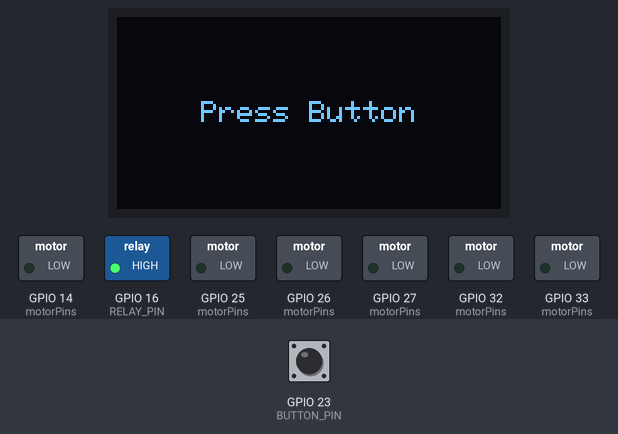
A sketch run on a simulated ESP32. On the bench: 128×64 one-colour display, switched loads named in the sketch (green lamp = pin HIGH). The test bench sets the inputs (shaded band); at power-on: GPIO 23 (BUTTON_PIN) HIGH. WiFi joins after 1.5 s; servers stay silent unless stated; random numbers use the default seed unless the sketch sets one; what the sketch prints to the serial monitor is not drawn.

Above: at 2.7 s.
2.8 s: GPIO 23 (BUTTON_PIN) pulled LOW for 0.15 s
At 3.9 s:
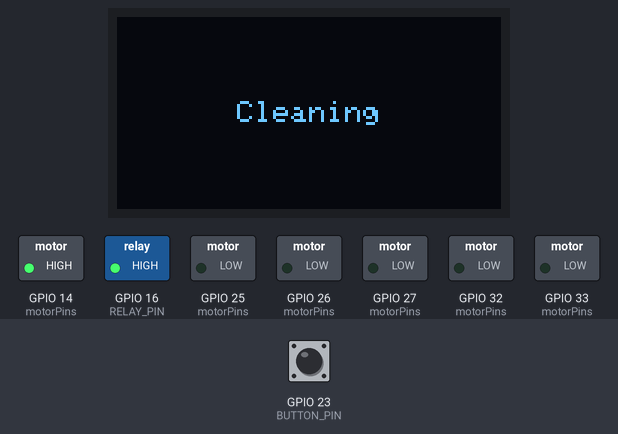
At 15.62 s:
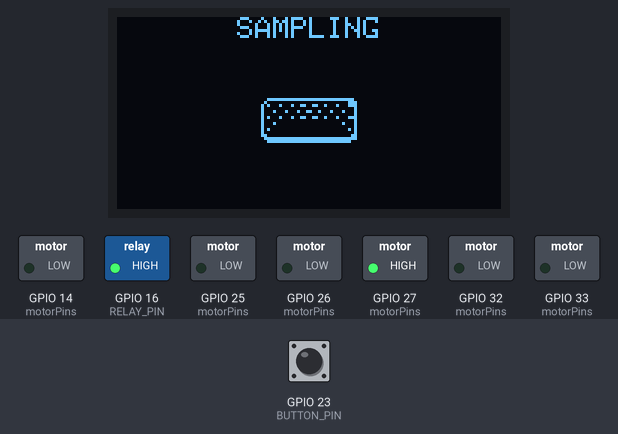
Timing chart, 0 to 16.4 s (numbered marks = the images above; inputs shaded):
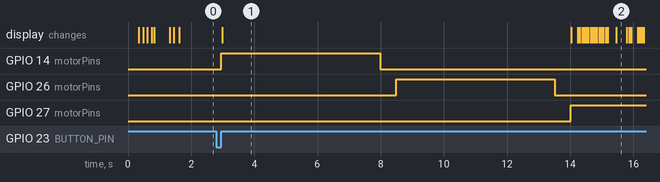

Measured:
- after the input at 2.8 s, GPIO 14 (motorPins): LOW → HIGH after 0.16 s, → LOW 5.0 s later; GPIO 26 (motorPins): LOW → HIGH after 5.7 s, → LOW 5.0 s later; GPIO 27 (motorPins): LOW → HIGH after 11.2 s; the display: changes after 0.19 s (image 1)
- what the display in image 1 shows lasts 11.0 s, from 3.0 s to 14.0 s

The sketch:

nitrate-nitrite-detection.ino
```cpp
#include "macros.h"
#include "secrets.h"
#include "frames.h"
#ifdef USE_ARDUINO_CLOUD
  #include "thingProperties.h"
#endif
#include "init_wifi.h"
#include "motor_control.h"
#include "oled_control.h"
#include "iot_control.h"

#ifdef USE_THINGSPEAK
  bool isRunning = false;
#endif

void setup() {
  Serial.begin(115200);

  // Set random seed using pin 0 so random values are different every time on startup
  randomSeed(analogRead(0));
  initDisplay();
  initWifi();
  initIoT();
  initMotor();
  initRelay();
  initButton();

  // 31.5ml
  // 35.5
  // 35

  // 35 / 30 = 1.167 ml / s
  // 1.167 * (35-31.5) = 4.083s
}

void loop() {
  Serial.println("Ready. Waiting for button press…");
  displayCenteredText("Press Button");

  // wait for button press (LOW)
  while (digitalRead(BUTTON_PIN) == HIGH && !isRunning) {
    #ifdef USE_ARDUINO_CLOUD
      ArduinoCloud.update();
    #endif
    delay(10);
  }
  // simple debounce
  if(!isRunning) {delay(50);}
  // wait for release
  while (digitalRead(BUTTON_PIN) == LOW && !isRunning) {
    delay(10);
  }

  Serial.println("\n=== Button pressed! Beginning one full cycle ===");


  // clean P1
  motorControl(0, BACKWARD);
  displayCenteredText("Cleaning");
  delay(CLEANING_DURATION);
  motorControl(0, STOP);
  delay(PUMP_DELAY);

  // clean P2
  motorControl(1, BACKWARD);
  displayCenteredText("Cleaning");
  delay(CLEANING_DURATION);
  motorControl(1, STOP);
  delay(PUMP_DELAY);

  // sampling stage
  motorControl(0, FORWARD);
  showAnimatedScreen(samplingFrames, "SAMPLING", SAMPLING_DURATION);
  motorControl(0, STOP);
  delay(PUMP_DELAY);

  // add test solution stage
  motorControl(1, FORWARD);
  showAnimatedScreen(addingSolutionFrames, "ADD SOLUTION", ADDING_SOLUTION_DURATION);
  motorControl(1, STOP);
  delay(PUMP_DELAY);

  // mixing stage
  vibrate();
  showAnimatedScreen(mixingFrames, "MIXING", MIXING_DURATION);
  digitalWrite(RELAY_PIN, HIGH);
  delay(PUMP_DELAY);

  // send data to either ThingSpeak or Arduino Cloud
  sendIoTData();
  showAnimatedScreen(sendingDataFrames, "SENDING DATA", SENDING_DATA_DURATION);

  // dispel stage
  motorControl(2, FORWARD);
  showAnimatedScreen(dispellingFrames, "DISPELLING", DISPELLING_DURATION);
  motorControl(2, STOP);
  delay(PUMP_DELAY);

  Serial.println("=== Cycle complete. Waiting for next button press…");
  displayCenteredText("Cycle complete...");

  isRunning = false;
  #ifdef USE_ARDUINO_CLOUD
    ArduinoCloud.update();
  #endif

  delay(RESTART_DELAY);
}
```

frames.h
```cpp
#ifndef FRAMES_H
#define FRAMES_H

#include <Arduino.h>

#define FRAME_DELAY (42)
#define FRAME_WIDTH (32)
#define FRAME_HEIGHT (32)
#define FRAME_COUNT 28

extern const byte PROGMEM connectingWifiFrames[][128];
extern const byte PROGMEM samplingFrames[][128];
extern const byte PROGMEM addingSolutionFrames[][128];
extern const byte PROGMEM mixingFrames[][128];
extern const byte PROGMEM sendingDataFrames[][128];
extern const byte PROGMEM dispellingFrames[][128];

#endif
```

init_wifi.cpp
```cpp
#include "init_wifi.h"

void initWifi(){
    int currentFrame = 0;
    const String text = "Connecting to WiFi";
    int16_t x1, y1;
    uint16_t w, h;
    display.getTextBounds(text, 0, 0, &x1, &y1, &w, &h);
    int16_t textX = (SCREEN_WIDTH  - w) / 2 - x1;
    const int16_t textY = 0;
    WiFi.mode(WIFI_STA);
    Serial.print("Attempting to connect to SSID: ");
    Serial.println(SSID);
    while (WiFi.status() != WL_CONNECTED) {
      WiFi.begin(SSID, PASSWORD);
      display.clearDisplay();
      display.setCursor(textX, textY);
      display.print(text);
      display.drawBitmap(48, 18, connectingWifiFrames[currentFrame], FRAME_WIDTH, FRAME_HEIGHT, 1);
      display.display();
      currentFrame = (currentFrame + 1) % FRAME_COUNT;
      delay(FRAME_DELAY);
    }
    display.clearDisplay();
    display.display();
    Serial.println("\nConnected.");
}
```

init_wifi.h
```cpp
#ifndef INIT_WIFI_H
#define INIT_WIFI_H

#include <Arduino.h>
#include <WiFi.h>
#include "macros.h"
#include "secrets.h"
#include "frames.h"
#include "oled_control.h"

void initWifi();

#endif
```

iot_control.cpp
```cpp
#include "iot_control.h"

#ifdef USE_THINGSPEAK
  WiFiClient client;
  float nitrateAbs, nitriteAbs, chipTemp;
#endif

void initIoT(){
  #ifdef USE_THINGSPEAK
    ThingSpeak.begin(client);
  #elif defined(USE_ARDUINO_CLOUD)
    // Defined in thingProperties.h
    initProperties();

    // Connect to Arduino IoT Cloud
    ArduinoCloud.begin(ArduinoIoTPreferredConnection);

    /*
      The following function allows you to obtain more information
      related to the state of network and IoT Cloud connection and errors
      the higher number the more granular information you’ll get.
      The default is 0 (only errors).
      Maximum is 4
  */
    setDebugMessageLevel(2);
    ArduinoCloud.printDebugInfo();
  #endif
}

void sendIoTData(){
  // Get touch and chip temperature values
  // int touchVal = touchRead(TOUCH_PIN);
  chipTemp = temperatureRead();

  // Generate random absorbance values
  nitrateAbs = random(800,901) / 1000.0;
  nitriteAbs = random(800,901) / 1000.0;

  // Print values to serial monitor
  Serial.print("Nitrate absorbance: ");
  Serial.print(nitrateAbs);
  Serial.print(", nitrite absorbance: ");
  Serial.print(nitriteAbs);
  // Serial.print(", touch: ");
  // Serial.print(touchVal);
  Serial.print(", temp: ");
  Serial.print(chipTemp);
  Serial.println("°C");

  #ifdef USE_THINGSPEAK
    Serial.println("Sending data to ThingSpeak");
    // Set field values
    ThingSpeak.setField(1, nitrateAbs);
    ThingSpeak.setField(2, nitriteAbs);
    // ThingSpeak.setField(3, touchVal);
    ThingSpeak.setField(4, chipTemp);

    // Write fields to ThingSpeak channel
    int httpCode = ThingSpeak.writeFields(CHANNEL_ID, WRITE_API_KEY);

    if (httpCode == 200) {
      Serial.println("Channel write successful.");
    }
    else {
      Serial.println("Problem writing to channel. HTTP error code " + String(httpCode));
    }
  #elif defined(USE_ARDUINO_CLOUD)
    Serial.println("Sending data to Arduino Cloud");
    ArduinoCloud.update();
  #endif
}
```

iot_control.h
```cpp
#ifndef IOT_CONTROL_H
#define IOT_CONTROL_H

#include <Arduino.h>
#include <WiFi.h>
#include "macros.h"
#include "secrets.h"
#ifdef USE_THINGSPEAK
  #include "ThingSpeak.h"
#elif defined(USE_ARDUINO_CLOUD)
  #include "thingProperties.h"
#endif

void initIoT();
void sendIoTData();

#endif
```

macros.h
```cpp
#ifndef MACROS_H
#define MACROS_H

// IoT platform to use
// #define USE_THINGSPEAK
#define USE_ARDUINO_CLOUD

// OLED dimensions
#define SCREEN_WIDTH 128
#define SCREEN_HEIGHT 64

// pin definitions
// #define TOUCH_PIN 4
#define RELAY_PIN 16
#define BUTTON_PIN 23

//3 -> 1
//1 -> 2
//
// motor driver pins, P2 and P3 pins reversed as they were installed in reverse
#define P1A 27
#define P1B 14
#define P2B 26
#define P2A 25
#define P3A 33
#define P3B 32

// duration values
#define CLEANING_DURATION 5000
#define SAMPLING_DURATION 36842
// #define SAMPLING_DURATION 42162
#define ADDING_SOLUTION_DURATION 3090
#define MIXING_DURATION 3000
#define DISPELLING_DURATION 50000
#define SENDING_DATA_DURATION 5000
#define PUMP_DELAY 500
#define RESTART_DELAY 5000

//66.5ml per min
#endif
```

motor_control.cpp
```cpp
#include "motor_control.h"

const int motorPins[3][2] = {
    { P1A, P1B },
    { P2A, P2B },
    { P3A, P3B }
};

void initMotor(){
    for (uint8_t i = 0; i < 3; i++) {
        pinMode(motorPins[i][0], OUTPUT);
        pinMode(motorPins[i][1], OUTPUT);
    }
    stopAll();
}

void initRelay(){
    pinMode(RELAY_PIN, OUTPUT);
    digitalWrite(RELAY_PIN, HIGH);
}

void initButton(){
    pinMode(BUTTON_PIN, INPUT_PULLUP);
}

// toggle vibration motor
void vibrate(){
    digitalWrite(RELAY_PIN, LOW);
    Serial.println("Vibrating......");
}

// toggle peristaltic pump in forward/backward direction for specific duration
void motorControl(uint8_t motorId, Direction dir) {
    // stopAll();  // ensure no two motors run simultaneously
    if(dir != STOP) {Serial.print("P"); Serial.print(motorId + 1); Serial.print(" -> ");}
    // set direction pins
    switch (dir) {
        case FORWARD:
        Serial.print("FORWARD");
        digitalWrite(motorPins[motorId][0], HIGH);
        digitalWrite(motorPins[motorId][1], LOW);
        break;
        case BACKWARD:
        Serial.print("BACKWARD");
        digitalWrite(motorPins[motorId][0], LOW);
        digitalWrite(motorPins[motorId][1], HIGH);
        break;
        case STOP:
        default:
        Serial.print("P"); Serial.print(motorId + 1); Serial.println(" stopped.");
        digitalWrite(motorPins[motorId][0], LOW);
        digitalWrite(motorPins[motorId][1], LOW);
        return;  // nothing more to do
    }

    if (dir != STOP) {Serial.print(" for "); Serial.print(motorId == 0 ? SAMPLING_DURATION : motorId == 1 ? MIXING_DURATION : motorId == 2 ? DISPELLING_DURATION : 0); Serial.println("ms");}
}

// stop all pumps
void stopAll() {
    for (uint8_t i = 0; i < 3; i++) {
        digitalWrite(motorPins[i][0], LOW);
        digitalWrite(motorPins[i][1], LOW);
    }
    Serial.println("All motors stopped.");
}
```

motor_control.h
```cpp
#ifndef MOTOR_CONTROL_H
#define MOTOR_CONTROL_H

#include <Arduino.h>
#include "macros.h"

enum Direction { STOP=0, FORWARD=1, BACKWARD=2 };
void initMotor();
void initRelay();
void initButton();
void vibrate();
void motorControl(uint8_t motorId, Direction dir);
void stopAll();

#endif
```

oled_control.cpp
```cpp
#include "oled_control.h"

Adafruit_SSD1306 display(SCREEN_WIDTH, SCREEN_HEIGHT, &Wire, -1);

void initDisplay(){
  // SSD1306_SWITCHCAPVCC = generate display voltage from 3.3V internally
  if (!display.begin(SSD1306_SWITCHCAPVCC, 0x3C)) {
      Serial.println(F("SSD1306 allocation failed"));
      for (;;);
  }
  display.clearDisplay();
  display.setTextSize(1);
  display.setTextColor(SSD1306_WHITE);
}

void displayCenteredText(const String &text) {
  display.clearDisplay();

  // Measure the pixel bounds of the text
  int16_t x1, y1;
  uint16_t w, h;
  display.getTextBounds(text, 0, 0, &x1, &y1, &w, &h);

  // Compute top-left corner to center the text
  int16_t x = (SCREEN_WIDTH  - w) / 2 - x1;
  int16_t y = (SCREEN_HEIGHT - h) / 2 - y1;

  // Draw and refresh
  display.setCursor(x, y);
  display.print(text);
  display.display();
}

void showAnimatedScreen(const byte frames[][128], const String &text, unsigned long screenDuration){
  // Measure the pixel bounds of the text
  int16_t x1, y1;
  uint16_t w, h;
  display.clearDisplay();
  display.getTextBounds(text, 0, 0, &x1, &y1, &w, &h);

  int16_t textX = (SCREEN_WIDTH  - w) / 2 - x1;
  const int16_t textY = 0;  // top row

  int currentFrame = 0;

  unsigned long currentTime = millis();
  while(millis() - currentTime < screenDuration){
    display.clearDisplay();
    display.setCursor(textX, textY);
    display.print(text);
    display.drawBitmap(48, 18, frames[currentFrame], FRAME_WIDTH, FRAME_HEIGHT, 1);
    display.display();
    currentFrame = (currentFrame + 1) % FRAME_COUNT;
    delay(FRAME_DELAY);
  }
  display.clearDisplay();
  display.display();
}
```

oled_control.h
```cpp
#ifndef OLED_CONTROL_H
#define OLED_CONTROL_H

#include <Arduino.h>
#include <Wire.h>
#include <Adafruit_GFX.h>
#include <Adafruit_SSD1306.h>
#include "macros.h"
#include "frames.h"

// Declaration for an SSD1306 display connected to I2C (SDA, SCL pins)
extern Adafruit_SSD1306 display;
void initDisplay();
void displayCenteredText(const String &text);
void showAnimatedScreen(const byte frames[][128], const String &text, unsigned long screenDuration);

#endif
```

secrets.cpp
```cpp
#include "macros.h"
#include "secrets.h"

const char SSID[] = "";
const char PASSWORD[] = "";
const char DEVICE_LOGIN_NAME[]  = "";
const char DEVICE_KEY[]  = "";
```

secrets.h
```cpp
#ifndef SECRETS_H
#define SECRETS_H

// Enter ThingSpeak channel credentials
// #define CHANNEL_ID
// #define WRITE_API_KEY

// Enter WiFi credentials
extern const char SSID[];
extern const char PASSWORD[];
extern const char DEVICE_LOGIN_NAME[];
extern const char DEVICE_KEY[];

#endif
```

thingProperties.cpp
```cpp
#include "thingProperties.h"

#ifdef USE_ARDUINO_CLOUD
  float chipTemp = 0;
  float nitrateAbs = 0;
  float nitriteAbs = 0;
  bool isRunning = false;

  void initProperties(){

    ArduinoCloud.setBoardId(DEVICE_LOGIN_NAME);
    ArduinoCloud.setSecretDeviceKey(DEVICE_KEY);
    ArduinoCloud.addProperty(chipTemp, READ, ON_CHANGE, NULL);
    ArduinoCloud.addProperty(nitrateAbs, READ, ON_CHANGE, NULL);
    ArduinoCloud.addProperty(nitriteAbs, READ, ON_CHANGE, NULL);
    ArduinoCloud.addProperty(isRunning, READWRITE, ON_CHANGE, NULL); // change NULL to onIsRunningChange if need callback function to run

  }

  WiFiConnectionHandler ArduinoIoTPreferredConnection(SSID, PASSWORD);
#endif
```

thingProperties.h
```cpp
#ifndef THING_PROPERTIES_H
#define THING_PROPERTIES_H

// Code generated by Arduino IoT Cloud, DO NOT EDIT.

#include <ArduinoIoTCloud.h>
#include <Arduino_ConnectionHandler.h>
#include "macros.h"
#include "secrets.h"

// uncomment if need callback function for bool isRunning
// void onIsRunningChange();

#ifdef USE_ARDUINO_CLOUD
  extern float chipTemp;
  extern float nitrateAbs;
  extern float nitriteAbs;
  extern bool isRunning;
  void initProperties();
  extern WiFiConnectionHandler ArduinoIoTPreferredConnection;
#endif

#endif
```

Source omitted: frames.cpp (data table, 53270 bytes)
